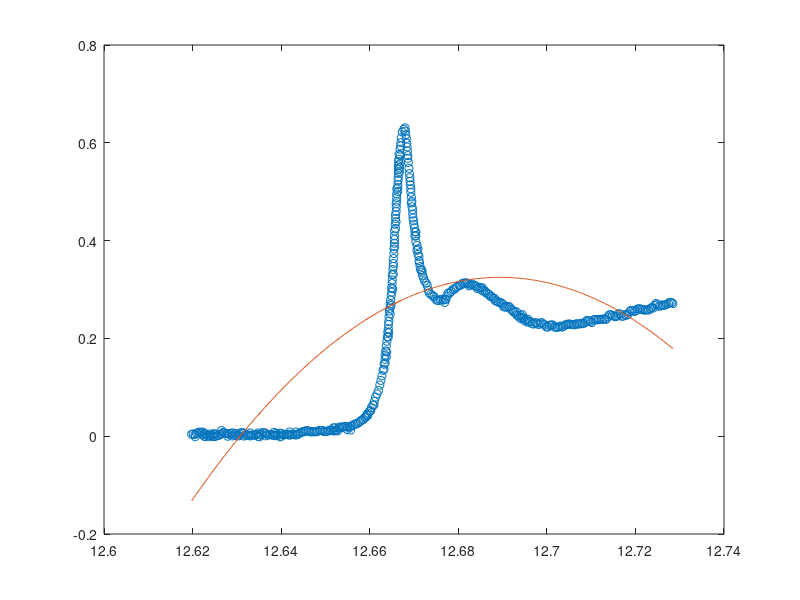

This chart was generated by the following MATLAB code:
x = csvread('SeO4.csv');
coluna1 = x(:,1);
coluna2 = x(:,2);
% plot(coluna1, coluna2, "m")


function w = pesos(x, c, sigma)

  n = size(x)(1);

  for i = 1:n
    t = abs(x - c)/sigma;
    psi = exp(-(t.^2));
    w = psi;
  endfor
end


function a  = mmqp(x, y, w, k)
  n = size(x)(1);
  W = diag(w);
  X = vander(x);
  X = X(:, n - k : n);

  a = ((X' * W * X) \ (X' * W * y))';
end


teste = mmqp(coluna1,coluna2,pesos(coluna1, 100, 4), 3);

f = polyval(teste, coluna1);

plot(coluna1, coluna2, "o", coluna1, f, '-')
